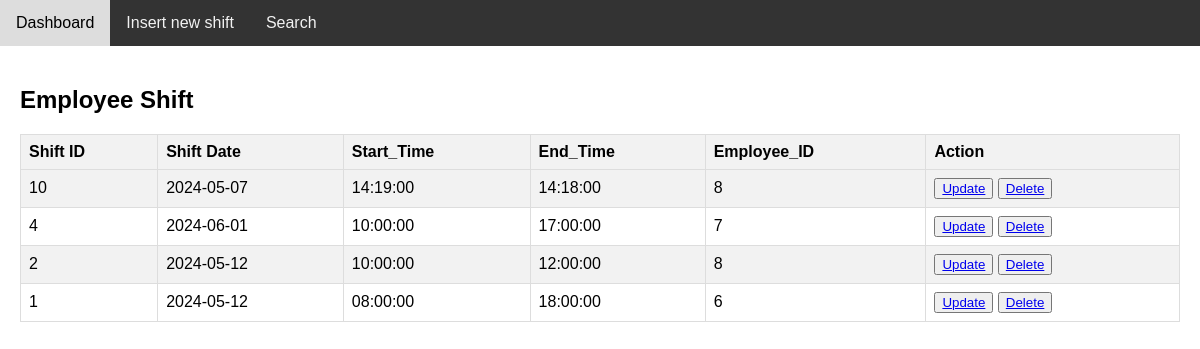
Page /Restaurant/employee/shift.php (signed in) on the committed database.
### tables this page shows
CREATE TABLE `shift` (
  `Shift_ID` int(10) NOT NULL,
  `Shift_Date` date DEFAULT NULL,
  `Start_Time` time DEFAULT NULL,
  `End_Time` time DEFAULT NULL,
  `Employee_ID` int(10) NOT NULL
);

### Restaurant/employee/shift.php (the view, shortened to what this page needs)
<!DOCTYPE html>
<html>
<head>
    <link rel="stylesheet" type="text/css" href="shift.css">
    <link rel="stylesheet" href="https://cdnjs.cloudflare.com/ajax/libs/font-awesome/4.7.0/css/font-awesome.min.css">
</head>
<body>
<div class="topnav">
  <a href="http://localhost/dbdine/Restaurant/r_dashboard/r_dashboard.php">Dashboard</a>
  <a href="http://localhost/dbdine/Restaurant/employee/shift_add.php">Insert new shift</a>
  <a href="http://localhost/dbdine/Restaurant/employee/shift_search.php">Search</a>
</div>
<div class="content">
  <h2>Employee Shift</h2>
  <?php
    include("../../admin/db.php");
  $Restaurant_ID = $_SESSION['Restaurant_ID'];
  $sql = "SELECT * FROM `shift`
        WHERE Employee_ID IN(SELECT Employee_ID FROM Employee WHERE Restaurant_ID = ?)
        ORDER BY Shift_ID DESC";
$stmt1 = $conn->prepare($sql);
$stmt1->bind_param("i", $Restaurant_ID);
$stmt1->execute();
$result1 = $stmt1->get_result();
$stmt1->execute();
$result1 = $stmt1->get_result();
echo "<table border='1'>";
echo "<tr>
<th>Shift ID</th>
<th>Shift Date</th>
<th>Start_Time</th>
<th>End_Time</th>
<th>Employee_ID</th>
<th>Action</th>
</tr>";
while($row = $result1->fetch_assoc()) {
    echo "<tr>
    <td>".$row["Shift_ID"]."</td>
    <td>".$row["Shift_Date"]."</td>
    <td>".$row["Start_Time"]."</td>
    <td>".$row["End_Time"]."</td>
    <td>".$row["Employee_ID"]."</td>
    <td>
    <button><a href='./shift_update.php?Shift_ID=$row[Shift_ID]'>Update</a></button>
    <button><a href='./shift_delete.php?Shift_ID=$row[Shift_ID]'>Delete</a></button>
</td>
    </tr>";
}
echo "</table>";
  ?>
</div>
</body>
</html>

### Restaurant/employee/shift.css (style rules this page uses)
body { font-family: Arial, sans-serif; margin: 0; padding: 0; }
.topnav { overflow: hidden; background-color: #333; }
.topnav a { float: left; color: #f2f2f2; text-align: center; padding: 14px 16px; text-decoration: none; }
.content { padding: 20px; }
table { border-collapse: collapse; width: 100%; border: 1px solid #ddd; }
th, td { border: 1px solid #ddd; padding: 8px; text-align: left; }
th { background-color: #f2f2f2; }
tr:nth-child(even) { background-color: #f2f2f2; }

### rows in the picture
shift: Shift_ID "10", Shift_Date "2024-05-07", Start_Time "14:19:00", End_Time "14:18:00", Employee_ID "8"
shift: Shift_ID "4", Shift_Date "2024-06-01", Start_Time "10:00:00", End_Time "17:00:00", Employee_ID "7"
shift: Shift_ID "2", Shift_Date "2024-05-12", Start_Time "10:00:00", End_Time "12:00:00", Employee_ID "8"
shift: Shift_ID "1", Shift_Date "2024-05-12", Start_Time "08:00:00", End_Time "18:00:00", Employee_ID "6"
